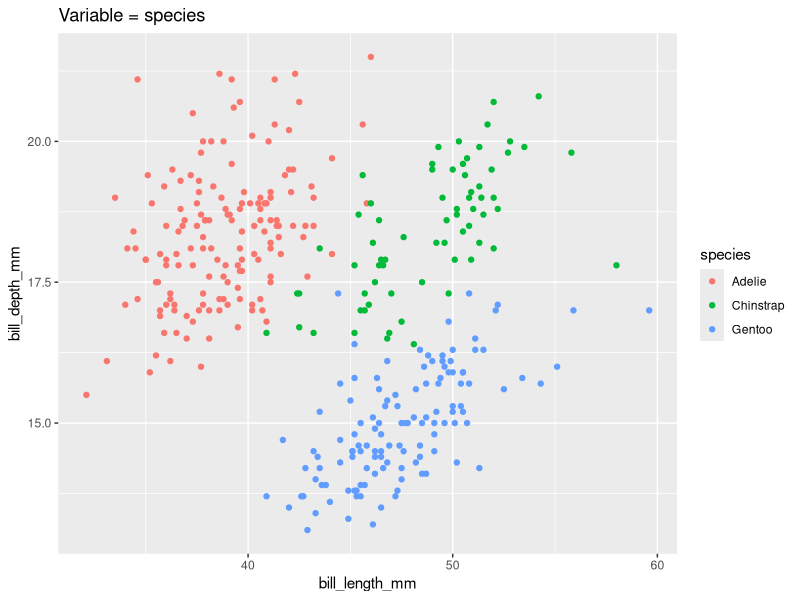

This chart was generated by the following R code: (Note: this script raises an error after producing the figure.)
## ---- chunk 1
library(tidyverse)
data(penguins, package = "palmerpenguins")
## ---- chunk 2
## This works
ggplot(penguins, aes(x = bill_length_mm, y = bill_depth_mm, color = species)) + 
  geom_point() + 
  ggtitle("Variable = species")
## ---- chunk 3
## This doesn't
my_plot <- function(var) {
  ggplot(penguins, aes(x = bill_length_mm, y = bill_depth_mm, color = var)) + 
    geom_point() + 
    ggtitle(glue::glue("{var}"))
}
my_plot(species)
## ---- chunk 4
## This works
my_plot <- function(var) {
  ggplot(penguins, aes(x = bill_length_mm, y = bill_depth_mm, color = {{ var }})) + 
    geom_point()
}
my_plot(species)
## ---- chunk 5
## This works
my_plot <- function(var) {
  ggplot(penguins, aes(x = bill_length_mm, y = bill_depth_mm, color = {{ var }})) + 
    geom_point() + 
    ggtitle(paste("Variable =", enquos(var)))
}
my_plot(species)
## ---- chunk 6
cat_vars <- names(penguins)[map_lgl(penguins, is.factor)] ## [1] "species" "island"  "sex" 
map(cat_vars, my_plot) %>% cowplot::plot_grid(plotlist = .)
## ---- chunk 7
## This works
my_plot <- function(var) {
  ggplot(penguins, aes(x = bill_length_mm, y = bill_depth_mm, color = .data[[var]] )) + 
    geom_point() + 
    ggtitle(glue::glue("Variable = {var}"))
}
map(cat_vars, my_plot) %>% cowplot::plot_grid(plotlist = .)
